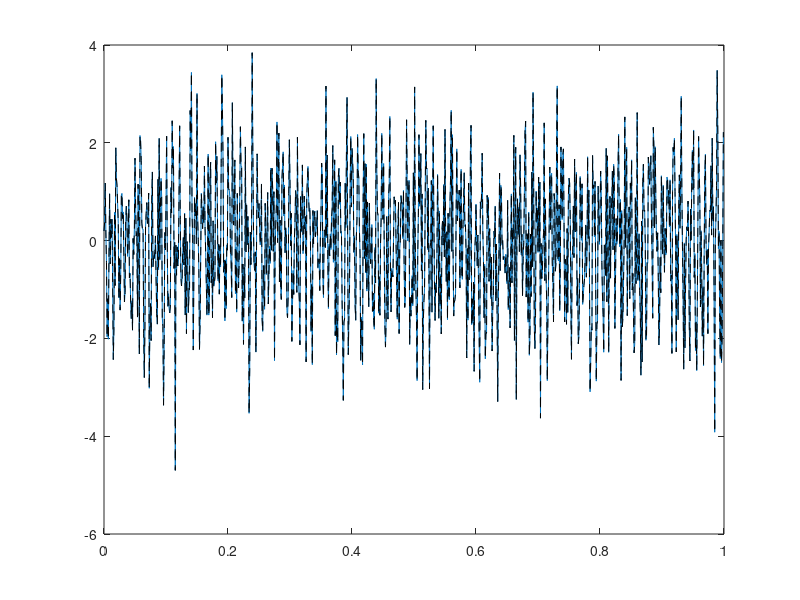

MATLAB code to generate this figure:
%Original time series
Fs = 1000;
t = 0:1/Fs:1-1/Fs;
x = cos(2*pi*100*t) + randn(size(t));
T = 1;
% psd
N = length(x);
xdft = fft(x);
phase = angle(xdft);
psdx = (1/(Fs*N)) * abs(xdft).^2;
psdx = 2*psdx;
freq = 0:Fs/length(x):Fs/2;
% back to timeseries
amp = sqrt((1/2).*psdx)*(Fs);
z = amp.*exp(1i*phase);
x2 = ifft(z);
plot(t,x); hold on; plot(t, real(x2), '--k')

